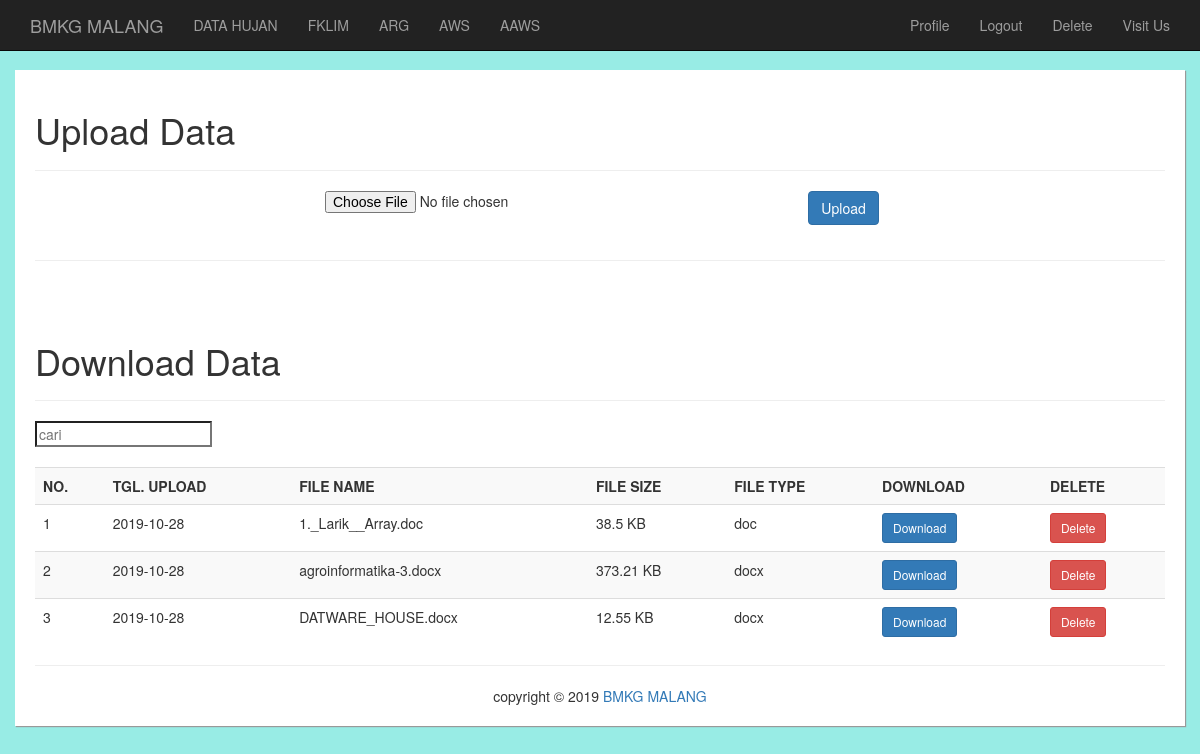
The app's page /detail.php?id=8 (signed in) with its own data.
### tables this page shows
CREATE TABLE `kabupaten` (
  `id_kabupaten` int(100) NOT NULL,
  `nama_kabupaten` varchar(50) NOT NULL,
  `provinsi` varchar(50) NOT NULL
);

CREATE TABLE `data_hujan` (
  `id` int(11) NOT NULL,
  `id_kabupaten` int(11) NOT NULL,
  `tgl_upload` date NOT NULL,
  `file_name` varchar(100) NOT NULL,
  `file_size` int(20) NOT NULL,
  `file_type` varchar(10) NOT NULL
);

### detail.php (the view, shortened to what this page needs)
<?php include("config.php");
          $id=$_GET['id'];
           $query = mysqli_query($conn,"SELECT * FROM kabupaten INNER JOIN data_hujan ON data_hujan.id_kabupaten = kabupaten.nama_kabupaten WHERE kabupaten.id_kabupaten = '$id'");
              $row_query = mysqli_fetch_assoc($query);
 ?>
<!DOCTYPE html>
<html lang="en">
<head>
  <link href="css/bootstrap.min.css" rel="stylesheet">
</head>
<body>
  <nav class="navbar navbar-inverse navbar-fixed-top">
    <div class="container">
      <div class="navbar-header">
        <a class="navbar-brand" href="https://karangploso.jatim.bmkg.go.id/" target="_blank">BMKG MALANG</a>
      </div>
      <div class="collapse navbar-collapse" id="bs-example-navbar-collapse-1">
        <ul class="nav navbar-nav">
          <ul class="nav navbar-nav">
          <li><a href="hujan.php">DATA HUJAN</a></li>
          <ul class="nav navbar-nav">
          <li><a href="fklim.php">FKLIM</a></li>
           <ul class="nav navbar-nav">
          <li><a href="arg.php">ARG</a></li>
          <ul class="nav navbar-nav">
          <li><a href="aws.php">AWS</a></li>
          <ul class="nav navbar-nav">
          <li><a href="aaws.ph">AAWS</a></li>
            </ul>
         </ul>
       </ul>
     </ul>
   </ul>
 </ul>
        <ul class="nav navbar-nav navbar-right">
          <?php
          if($_SESSION['user']){
            echo '<li><a href="profile.php">Profile</a></li>';
            echo '<li><a href="logout.php" onclick="return confirm(\'Yakin?\')">Logout</a></li>';
          echo '<li><a href="hapus.php" onclick="return confirm(\'Yakin?\')">Delete</a></li>';
          }else{
            echo '<li><a href="login.php">Login</a></li>';
          }
          ?>
          <li><a href="https://karangploso.jatim.bmkg.go.id/" target="_blank">Visit Us</a></li>
        </ul>
      </div>
    </div>
  </nav>
  <div class="container container-body">
    <h1>Upload Data <?= $row_query['nama_kabupaten'];?></h1>
    <hr>
    <?php
    if(!$_SESSION['user']){
      echo '<div class="alert alert-danger">Anda harus login untuk membuka halaman ini.</div>';
    }else{
    ?>
    <div class="row">
      <div class="col-md-6 col-md-offset-3">
        <form class="form-horizontal" method="post" enctype="multipart/form-data">
          <div class="form-group">
            <div class="col-md-10">
              <input type="file" name="myFile" class="filestyle" data-icon="false">
            </div>
            <div class="col-md-2">
              <input type="submit" name="upload" class="btn btn-primary" value="Upload">
            </div>
          </div>
        </form>
      </div>
    </div>
    <?php
    }
    ?>
    <hr>
  </div>
<div class="container container-body">
  <?php
        $id=$_GET['id'];
        $query = mysqli_query($conn,"SELECT * FROM kabupaten where id_kabupaten='$id'");
        while($row_query = mysqli_fetch_assoc($query)) :
  ?>
    <h1>Download Data </h1>
    <hr>
    <?php
    if(!$_SESSION['user']){
      echo '<div class="alert alert-danger">Anda harus login untuk membuka halaman ini.</div>';
    }else{
      function bytesToSize($bytes, $precision = 2){
        $kilobyte = 1024;
        $megabyte = $kilobyte * 1024;
        $gigabyte = $megabyte * 1024;
        $terabyte = $gigabyte * 1024;
        if (($bytes >= 0) && ($bytes < $kilobyte)) {
          return $bytes . ' B';
        } elseif (($bytes >= $kilobyte) && ($bytes < $megabyte)) {
          return round($bytes / $kilobyte, $precision) . ' KB';
        } elseif (($bytes >= $megabyte) && ($bytes < $gigabyte)) {
          return round($bytes / $megabyte, $precision) . ' MB';
        } elseif (($bytes >= $gigabyte) && ($bytes < $terabyte)) {
          return round($bytes / $gigabyte, $precision) . ' GB';
        } elseif ($bytes >= $terabyte) {
          return round($bytes / $terabyte, $precision) . ' TB';
        } else {
          return $bytes . ' B';
        }
      }
    ?>
    <input type="search" class="light-table-filter" data-table="order-table" placeholder="cari"/>
    <table class="table table-striped table-hover order-table ">
      <br>
      <tr>
        <th>NO.</th>
        <th>TGL. UPLOAD</th>
        <th>FILE NAME</th>
        <th>FILE SIZE</th>
        <th>FILE TYPE</th>
        <th>DOWNLOAD</th>
        <th>DELETE</th>
      </tr>
      <?php
      $sql = $conn->query("SELECT * FROM data_hujan where id_kabupaten='$id'");
      if($sql->num_rows > 0){
        $no = 1;
        while($row = $sql->fetch_assoc()){
          echo '
            <tr>
            <td>'.$no.'</td>
            <td>'.$row['tgl_upload'].'</td>
            <td>'.$row['file_name'].'</td>
            <td>'.bytesToSize($row['file_size']).'</td>
            <td>'.$row['file_type'].'</td>
            <td><a href="uploads/'.$row['file_name'].'" class="btn btn-primary btn-sm">Download</a></td>
           <td><a href="hapus.php?id='.$row['id'].'" class="btn btn-danger btn-sm" onclick="return confirm(\'Ongguen?\')"> Delete</a></td>
          </tr>
          ';
          $no++;
        }
      }else{
        echo '<tr><td colspan="5">Tidak ada data</td></tr>';
      }
      ?>
    </table>
    <?php
    }
    ?>
  <?php endwhile; ?>
    <hr>
     <center>copyright &copy; 2019 <a href="https://karangploso.jatim.bmkg.go.id/" target="_blank">BMKG MALANG</a></center>
  </div>
</body>
</html>

### detail.php (style rules this page uses)
body { padding-top: 70px; background: #98ECE5; }
.container-body { background: #ffffff; box-shadow: 1px 1px 1px #999; padding: 20px; }

### records on screen
data_hujan: tgl_upload "2019-10-28", file_name "1._Larik__Array.doc", file_size "38.5 KB", file_type "doc"
data_hujan: tgl_upload "2019-10-28", file_name "agroinformatika-3.docx", file_size "373.21 KB", file_type "docx"
data_hujan: tgl_upload "2019-10-28", file_name "DATWARE_HOUSE.docx", file_size "12.55 KB", file_type "docx"
